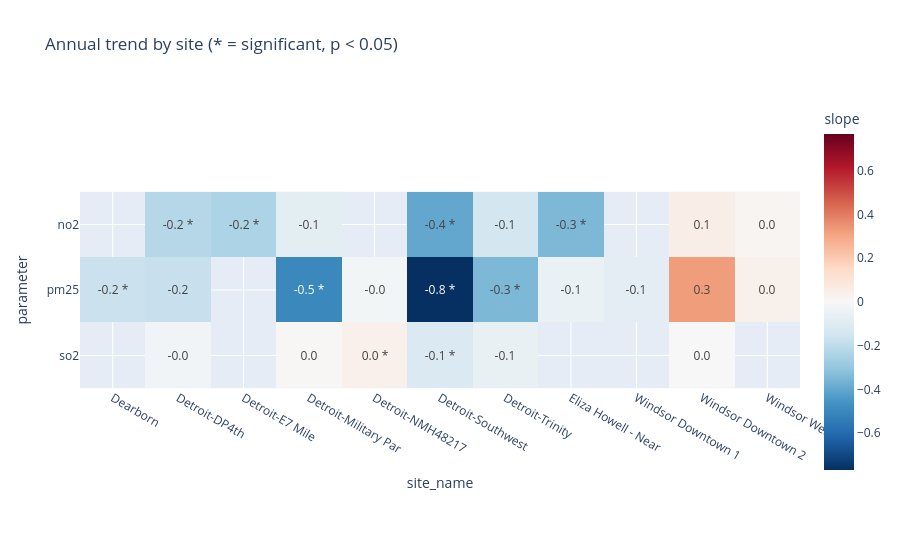

Notebook cell for this chart:
### Code cell
# heatmap of annual slope by pollutant and site. Asterisks mark sites and pollutants with significant trends.
trend = annual.pivot(index = "parameter", columns = "site_name", values = "slope")
pval = annual.pivot(index = "parameter", columns = "site_name", values = "p_value")
label = trend.round(1).astype(str) + pval.lt(0.05).map(lambda sig: " *" if sig else "")
label = label.mask(trend.isna(), "")
fig = px.imshow(trend, color_continuous_scale = "RdBu_r", color_continuous_midpoint = 0,
                 labels = dict(color = "slope"), title = "Annual trend by site (* = significant, p < 0.05)")
fig.update_traces(text = label, texttemplate = "%{text}")
fig.show()

### Figure 1 — Plotly figure (JSON) as saved in the notebook; plotly's stock layout.template omitted (floating-point values rounded to 4 significant figures)
{"data": [{"coloraxis": "coloraxis", "hovertemplate": "site_name: %{x}<br>parameter: %{y}<br>slope: %{z}<extra></extra>", "name": "0", "text": [["", "-0.2 *", "-0.2 *", "-0.1", "", "-0.4 *", "-0.1", "-0.3 *", "", "0.1", "0.0"], ["-0.2 *", "-0.2", "", "-0.5 *", "-0.0", "-0.8 *", "-0.3 *", "-0.1", "-0.1", "0.3", "0.0"], ["", "-0.0", "", "0.0", "0.0 *", "-0.1 *", "-0.1", "", "", "0.0", ""]], "texttemplate": "%{text}", "type": "heatmap", "x": ["Dearborn", "Detroit-DP4th", "Detroit-E7 Mile", "Detroit-Military Par", "Detroit-NMH48217", "Detroit-Southwest", "Detroit-Trinity", "Eliza Howell - Near", "Windsor Downtown 1", "Windsor Downtown 2", "Windsor West 2"], "xaxis": "x", "y": ["no2", "pm25", "so2"], "yaxis": "y", "z": [[NaN, -0.2187, -0.2423, -0.07991, NaN, -0.3984, -0.1433, -0.3481, NaN, 0.05057, 0.01817], [-0.168, -0.1763, NaN, -0.4981, -0.01831, -0.7686, -0.3474, -0.05398, -0.08251, 0.3256, 0.03759], [NaN, -0.02636, NaN, 0.006676, 0.0392, -0.1118, -0.05761, NaN, NaN, 0.0, NaN]]}], "layout": {"coloraxis": {"autocolorscale": false, "cmid": 0, "colorbar": {"title": {"text": "slope"}}, "colorscale": [[0, "rgb(5,48,97)"], [0.1, "rgb(33,102,172)"], [0.2, "rgb(67,147,195)"], [0.3, "rgb(146,197,222)"], [0.4, "rgb(209,229,240)"], [0.5, "rgb(247,247,247)"], [0.6, "rgb(253,219,199)"], [0.7, "rgb(244,165,130)"], [0.8, "rgb(214,96,77)"], [0.9, "rgb(178,24,43)"], [1, "rgb(103,0,31)"]]}, "title": {"text": "Annual trend by site (* = significant, p < 0.05)"}, "xaxis": {"anchor": "y", "constrain": "domain", "domain": [0, 1], "scaleanchor": "y", "title": {"text": "site_name"}}, "yaxis": {"anchor": "x", "autorange": "reversed", "constrain": "domain", "domain": [0, 1], "title": {"text": "parameter"}}}}
